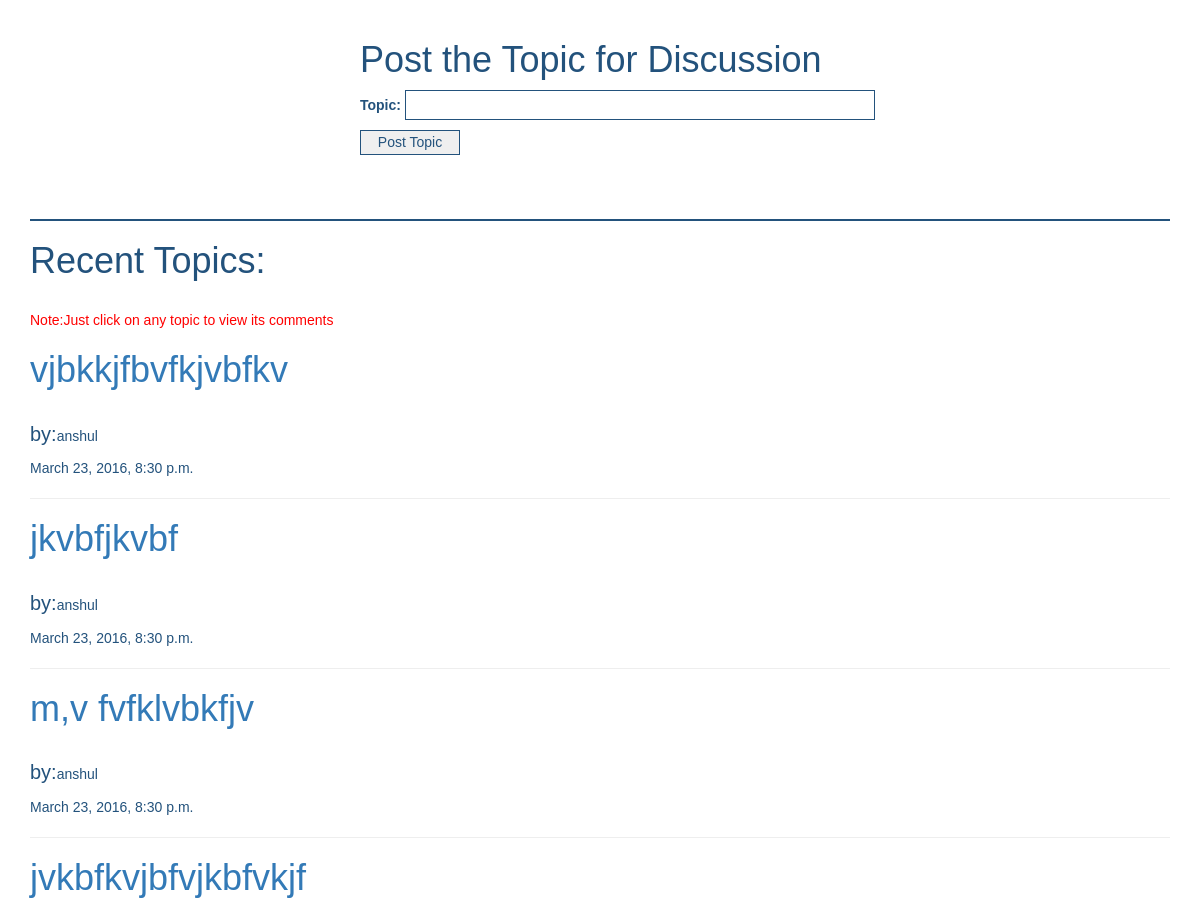
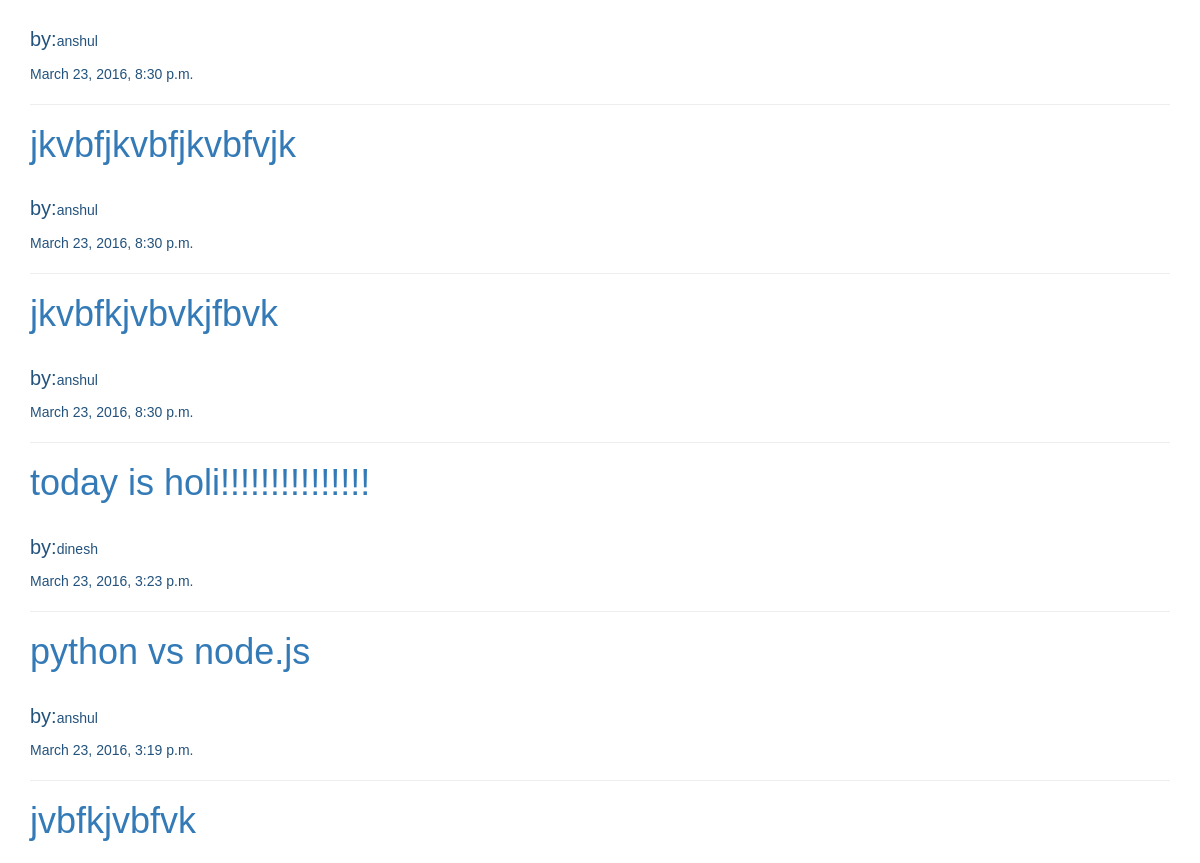
The page /postTopic/ (signed in, upper part) on the database as committed earlier (2 pictures, top to bottom).
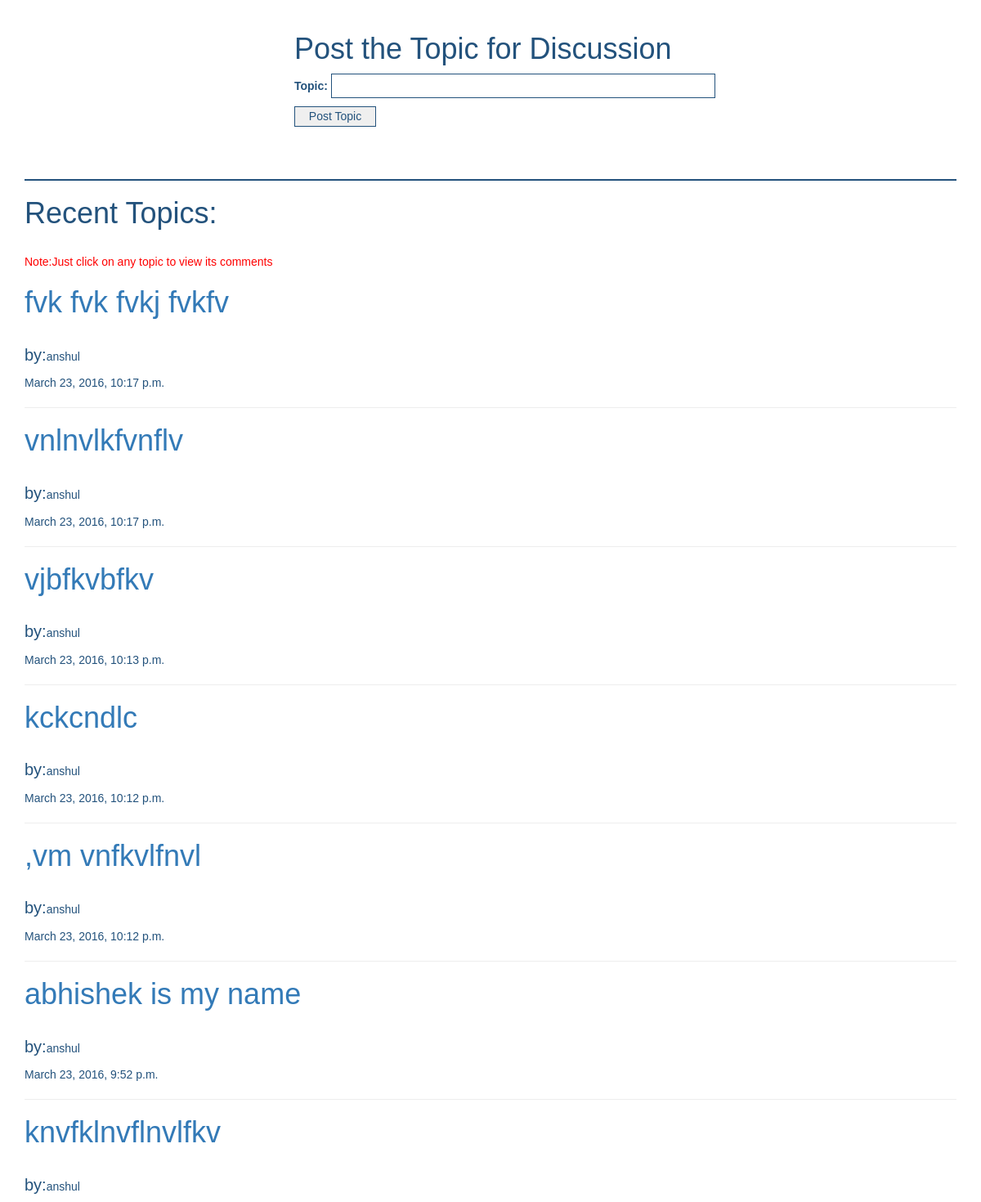
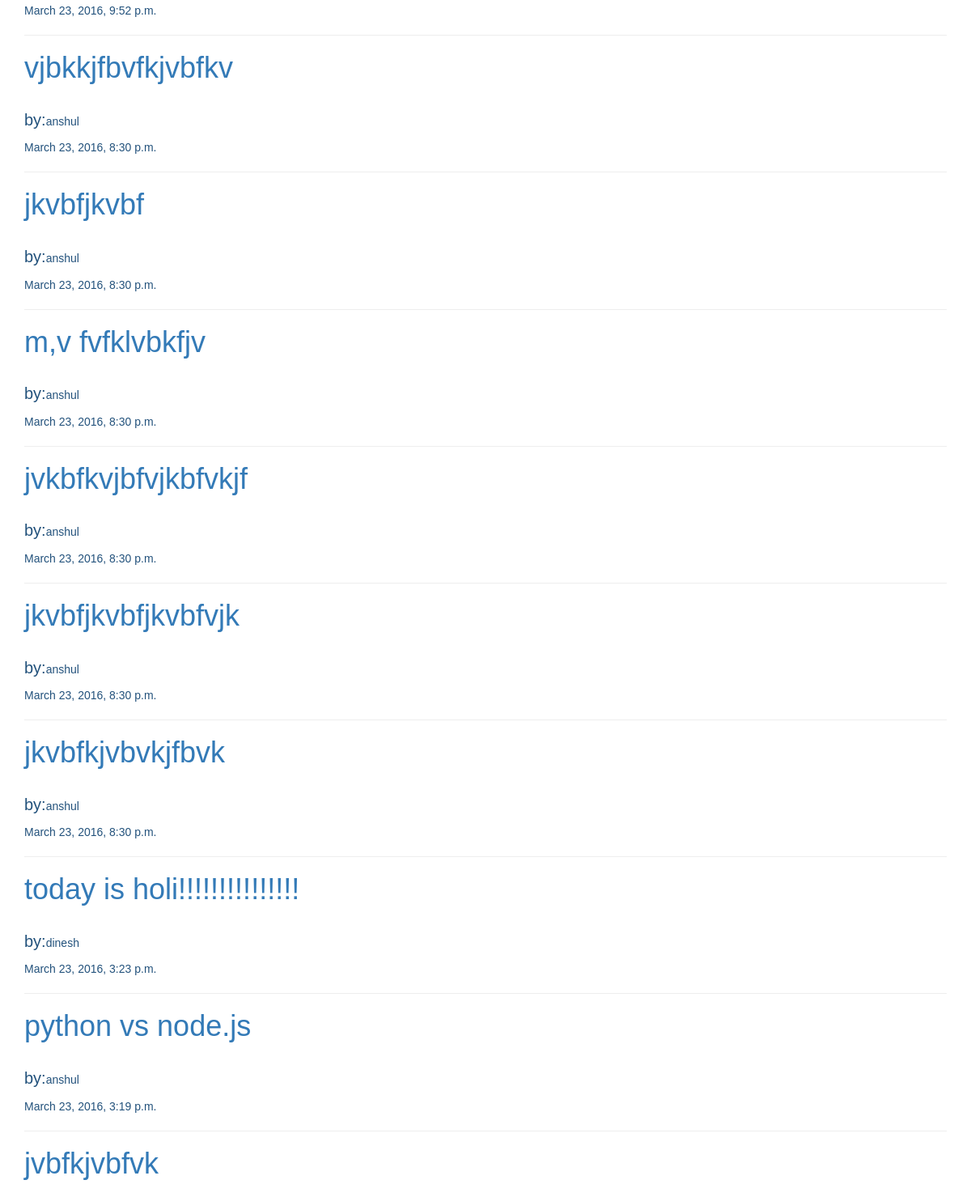
The same page on the database as committed later (2 pictures, top to bottom).
### app/models.py (models this page shows)
class DiscussionTopic(models.Model):
    user = models.ForeignKey('UserInfo')     #user of the post just linking both the tables together
    topicText = models.TextField(max_length = 1000)
    timeStamp = models.DateTimeField()

class UserInfo(models.Model):
    fname = models.CharField(max_length = 200)
    lname = models.CharField(max_length = 200)
    username = models.CharField(max_length = 200,unique = True)
    password = models.CharField(max_length = 10)

### app/views.py (the view)
    def wrapper(request,*args,**kwargs):
        if 'uid' not in request.session.keys():
            return redirect('login')
        return func(request,*args,**kwargs)

### app/forms.py
class PostTopic(forms.ModelForm):
    topicText = forms.CharField(label = 'Topic')
    class Meta:
        model = DiscussionTopic
        fields = ('topicText',)

### app/views.py (called while the page is built)
def login_required(func):
    def wrapper(request,*args,**kwargs):
        if 'uid' not in request.session.keys():
            return redirect('login')
        return func(request,*args,**kwargs)
    return wrapper

@login_required
def postTopic(request):
    if request.method == 'POST':
        form = PostTopic(request.POST)
        if form.is_valid():
            post = form.save(commit = False)
            user = UserInfo.objects.get(username = request.session['username'])
            post.user = user
            post.topicText = request.POST['topicText']
            post.timeStamp = datetime.datetime.now() #change the time according to country
            post.save()
            return redirect('postTopic')
    else:
        form  = PostTopic()
        topics = DiscussionTopic.objects.all().order_by('-timeStamp');
    return render(request,'postTopic.html',{'form':form,'topics':topics})

### app/templates/postTopic.html
{% extends 'base.html' %}
{% block content %}
    <div class='postTopicSec'>
    <h1>Post the Topic for Discussion</h1>
    <form method = 'POST' class='postTopicForm'>{% csrf_token %}
        {{ form.as_p }}
    <input type='submit' id='subTopic' name='sub' value='Post Topic' />
    </form>
    </div>
    <h1>Recent Topics:</h1><br/>
    <p style='color:red'>Note:Just click on any topic to view its comments</p>
    {% for topic in topics %}
        <h1><a href = "/topicDetails/{{ topic.id }}">{{ topic.topicText }}</a></h1><br/>
        <p><span id='byClass'>by:</span>{{ topic.user.username }}</p>
        {{ topic.timeStamp }}
        <hr/>
    {% endfor %}
{% endblock %}

Rows that differ between the two databases and show on the page:
added DiscussionTopic: topicText "fvk fvk fvkj fvkfv", user.username "anshul", timeStamp "March 23, 2016, 10:17 p.m."
added DiscussionTopic: topicText "vnlnvlkfvnflv", user.username "anshul", timeStamp "March 23, 2016, 10:17 p.m."
added DiscussionTopic: topicText "vjbfkvbfkv", user.username "anshul", timeStamp "March 23, 2016, 10:13 p.m."
added DiscussionTopic: topicText "kckcndlc", user.username "anshul", timeStamp "March 23, 2016, 10:12 p.m."
added DiscussionTopic: topicText ",vm vnfkvlfnvl", user.username "anshul", timeStamp "March 23, 2016, 10:12 p.m."
added DiscussionTopic: topicText "abhishek is my name", user.username "anshul", timeStamp "March 23, 2016, 9:52 p.m."
added DiscussionTopic: topicText "knvfklnvflnvlfkv", user.username "anshul", timeStamp "March 23, 2016, 9:52 p.m."
